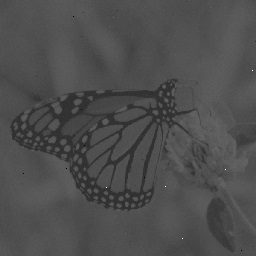
#> input picture Histogram_Equalization/spyder/target.jpg, 256 x 256 px
$ python assignmnet_01.py
#> lines starting #> are read from the running program, lines starting #| are printed output that depends on the picture
# -*- coding: utf-8 -*-
"""
Created on Wed Mar 16 21:54:00 2022
@author: csemn
"""

import cv2 as cv
import numpy as np
import matplotlib.pyplot as plt

def showHist(image,title):
    hist,bins = np.histogram(image.flatten(),256,[0,256])
    cdf = hist.cumsum()
    cdf_normalized = cdf * float(hist.max()) / cdf.max()
    plt.plot(cdf_normalized, color = 'b')
    plt.hist(image.flatten(),256,[0,256], color = 'r')
    plt.xlim([0,256])
    plt.legend(('cdf','histogram'), loc = 'upper left')
    plt.title(title)
    plt.show()

img = cv.imread('target.jpg',cv.IMREAD_GRAYSCALE)
#> img is the input picture: shape (256, 256); min 0, max 255, mean 77.8
showHist(img,"Original")
#> in showHist, `hist,bins = np.histogram(image.flatten(),256,[0,256])`: hist = 256 values, max 4978 at index 80, min 0 at index 1, mean 256; bins = 257 values from 0 to 256
#> in showHist, `cdf = hist.cumsum()`: cdf = 256 values from 3 to 65536
#> in showHist, `cdf_normalized = cdf * float(hist.max()) / cdf.max()`: cdf_normalized = 256 values from 0.228 to 4978
#> in showHist, `plt.show()`:
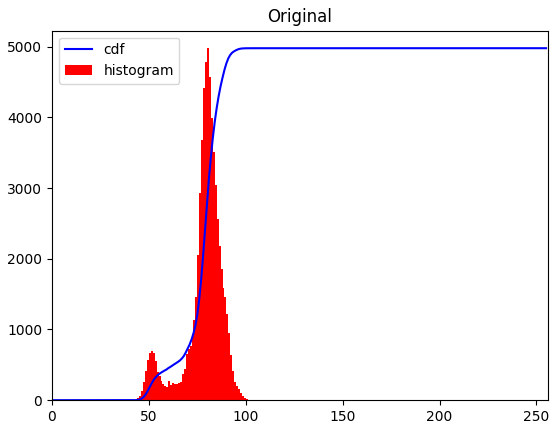
#> figure drawn by matplotlib, 1 panel; tallest bar 4978 high, from x = 80 to 81; curve peaks at x = 255, y = 4978
#Method 1 : OpenCv EqualizeHist
equ = cv.equalizeHist(img)
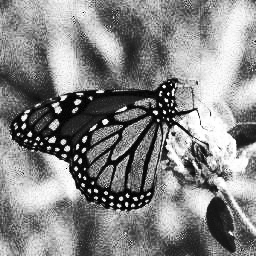
#> equ: shape (256, 256); min 0, max 255, mean 133
showHist(equ,"Equalizaed")
#> call 2 of showHist, with title = 'Equalizaed'
#> in showHist (call 2), `hist,bins = np.histogram(image.flatten(),256,[0,256])`: hist = 256 values, max 4978 at index 143, min 0 at index 3, mean 256
#> in showHist (call 2), `cdf = hist.cumsum()`: cdf = 256 values from 103 to 65536
#> in showHist (call 2), `cdf_normalized = cdf * float(hist.max()) / cdf.max()`: cdf_normalized = 256 values from 7.82 to 4978
#> in showHist (call 2), `plt.show()`:
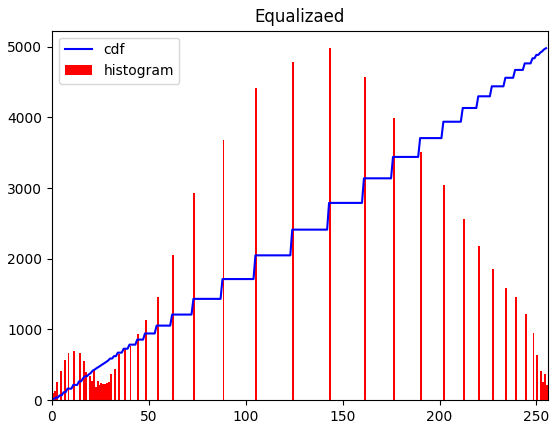
#> figure drawn by matplotlib, 1 panel; tallest bar 4978 high, from x = 143 to 144; curve peaks at x = 255, y = 4978
#Mehtod 2 : CLAHE
clahe = cv.createCLAHE(clipLimit=2.0, tileGridSize=(8,8))
cl1 = clahe.apply(img)
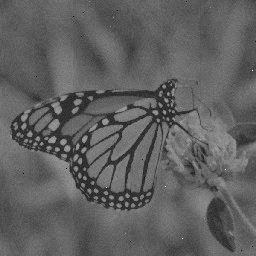
#> cl1: shape (256, 256); min 1, max 255, mean 96
showHist(cl1,"CLAHE")
#> call 3 of showHist, with title = 'CLAHE'
#> in showHist (call 3), `hist,bins = np.histogram(image.flatten(),256,[0,256])`: hist = 256 values, max 1673 at index 100, min 0 at index 0, mean 256
#> in showHist (call 3), `cdf = hist.cumsum()`: cdf = 256 values from 0 to 65536
#> in showHist (call 3), `cdf_normalized = cdf * float(hist.max()) / cdf.max()`: cdf_normalized = 256 values from 0 to 1673
#> in showHist (call 3), `plt.show()`:
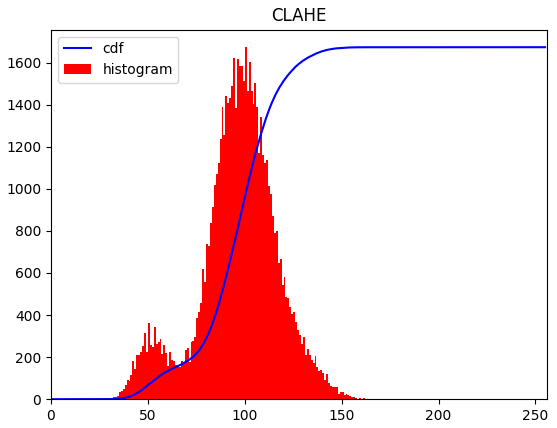
#> figure drawn by matplotlib, 1 panel; tallest bar 1673 high, from x = 100 to 101; curve peaks at x = 255, y = 1673
#show results
res = np.hstack((img,equ,cl1))
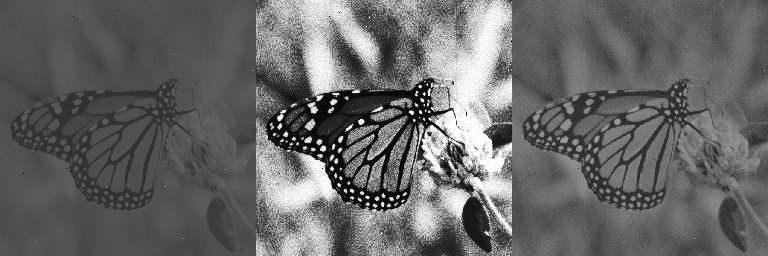
#> res: shape (256, 768); min 0, max 255, mean 102.3
plt.figure(figsize=(10,10))
plt.title("ORIGINAL                              EQUALIZAED                              CLAHE")
plt.imshow(res,cmap='gray')
plt.show()
